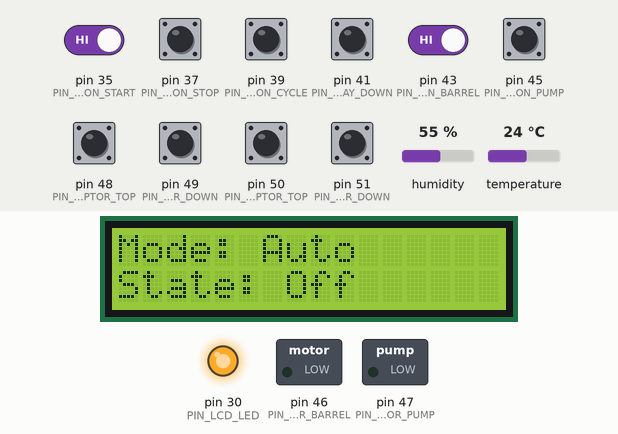
Recording of a sketch running on a simulated Arduino Mega 2560, built with avr-gcc and run on an emulated ATmega2560. On the bench: 16×2 character LCD, switched loads named in the sketch (green lamp = pin HIGH), output pins drawn as LEDs (lit = HIGH). The inputs (shaded band) are chosen by the test bench; at power-on: pin 35 (PIN_BUTTON_START), pin 37 (PIN_BUTTON_STOP), pin 39 (PIN_BUTTON_CYCLE), pin 41 (PIN_BUTTON_LCD_DISPLAY_DOWN), pin 43 (PIN_BUTTON_BARREL), pin 45 (PIN_BUTTON_PUMP), pin 48 (PIN_WATTER_CAPTOR_TOP), pin 49 (PIN_WATTER_CAPTOR_DOWN), pin 50 (PIN_WATTER_SECURITY_CAPTOR_TOP), pin 51 (PIN_WATTER_SECURITY_CAPTOR_DOWN) HIGH, humidity 55 %, temperature 24 °C. Pins used as bus, display or sensor lines are not drawn.

Above: at 1.2 s.
1.3 s: pin 39 (PIN_BUTTON_CYCLE) pulled LOW for 0.15 s
At 2.0 s:
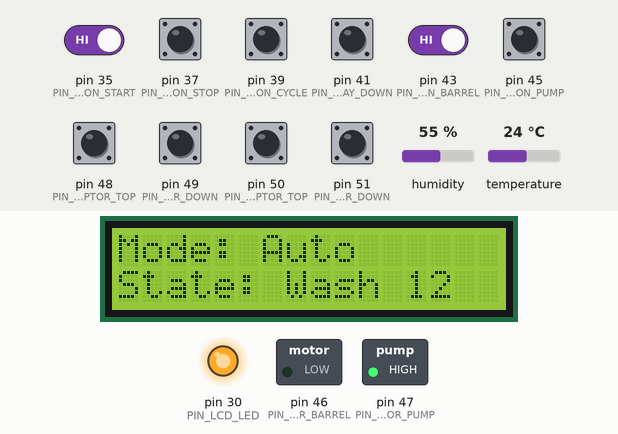
4.8 s: pin 37 (PIN_BUTTON_STOP) pulled LOW for 0.15 s
At 6.2 s:
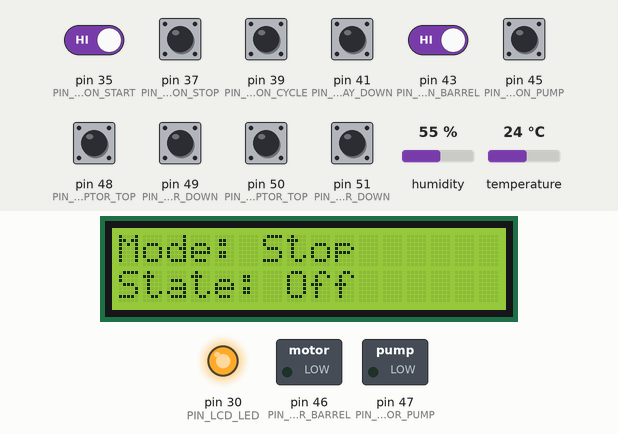
6.5 s: pin 41 (PIN_BUTTON_LCD_DISPLAY_DOWN) pulled LOW for 0.15 s
At 7.1 s:
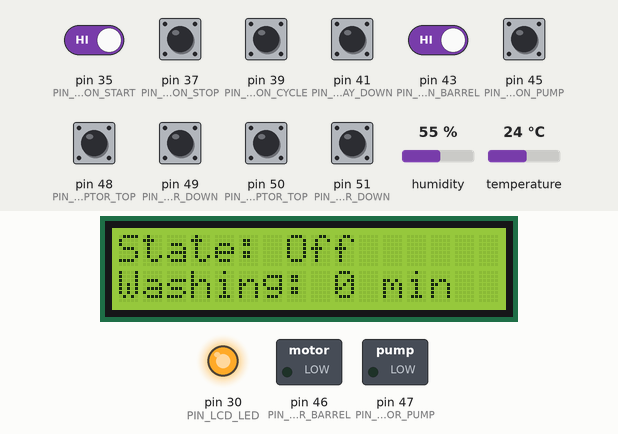
8.1 s: pin 35 (PIN_BUTTON_START) driven LOW and pin 43 (PIN_BUTTON_BARREL) driven LOW
At 9.8 s:
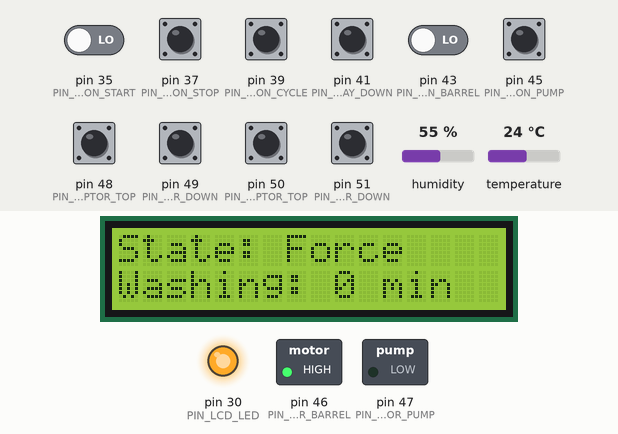
10.1 s: pin 37 (PIN_BUTTON_STOP) pulled LOW for 1 s
At 10.5 s:
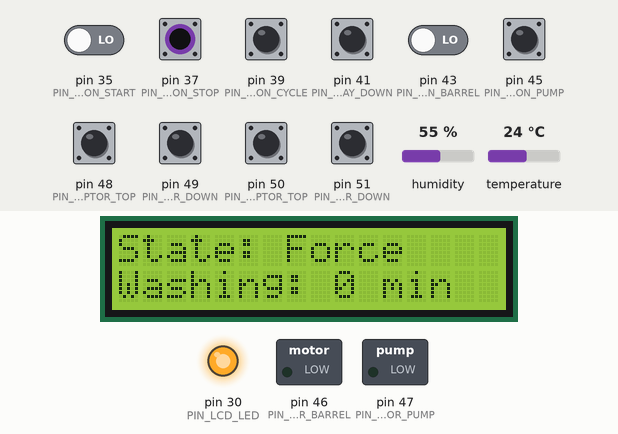
Timing chart, 0 to 13.1 s (numbered marks = the images above; inputs shaded):
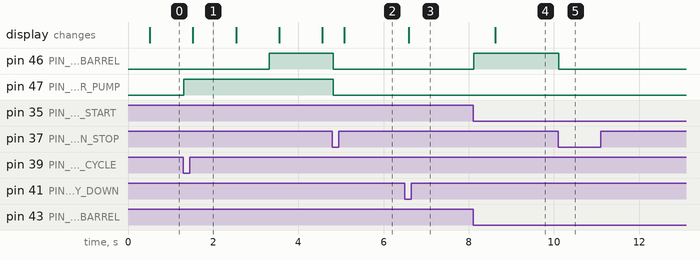

Measured:
- after the input at 1.3 s, pin 46 (PIN_MOTOR_BARREL): LOW → HIGH after 2.0 s; pin 47 (PIN_MOTOR_PUMP): LOW → HIGH at once; the display: changes after 0.22 s (image 1)
- after the input at 4.8 s, pin 46 (PIN_MOTOR_BARREL), pin 47 (PIN_MOTOR_PUMP): HIGH → LOW at once; the display: changes after 0.27 s (image 2)
- after the input at 6.5 s, the display: changes after 0.09 s (image 3)
- after the input at 8.1 s, pin 46 (PIN_MOTOR_BARREL): LOW → HIGH at once; the display: changes after 0.52 s (image 4)
- after the input at 10.1 s, pin 46 (PIN_MOTOR_BARREL): HIGH → LOW at once
- what the display in image 1 shows lasts 1.0 s, from 1.5 s to 2.5 s

The sketch:

fat.ino
```cpp
#include "LiquidCrystal.h" //ajout de la librairie
#include "Bounce2.h"
#include "Settings.h"
#include "PinOutput.h"
#include "Ultrasonic.h"
#include "DHTesp.h"
#include <dht11.h>
#include "Fat.h"


// Create FAT object
Fat fat = Fat();

void setup()
{
  // Init serial consol for debugging
  //Serial.begin(9600);

  // Set the motor pin
  fat.attachMotorBarrel(PIN_MOTOR_BARREL);
  fat.attachMotorPump(PIN_MOTOR_PUMP);

  // Set the button pin
  fat.attachButtonStart(PIN_BUTTON_START, PIN_BUTTON_START_LCD);
  fat.attachButtonStop(PIN_BUTTON_STOP, PIN_BUTTON_STOP_LCD);
  fat.attachButtonForceMotorBarrel(PIN_BUTTON_BARREL, PIN_BUTTON_BARREL_LCD);
  fat.attachButtonForceMotorPump(PIN_BUTTON_PUMP, PIN_BUTTON_PUMP_LCD);
  fat.attachButtonForceWashing(PIN_BUTTON_CYCLE, PIN_BUTTON_CYCLE_LCD);
  fat.attachButtonLCDDisplayDown(PIN_BUTTON_LCD_DISPLAY_DOWN, PIN_BUTTON_LCD_DISPLAY_DOWN_LCD);

  // Set the watter captor pin
  fat.attachCaptorWatter(PIN_WATTER_CAPTOR_TOP, PIN_WATTER_CAPTOR_DOWN);
  fat.attachCaptorWatterSecurity(PIN_WATTER_SECURITY_CAPTOR_TOP, PIN_WATTER_SECURITY_CAPTOR_DOWN);

  // Set the humidity & tempeture pin
  fat.attachTempetureHumidityCaptor(PIN_DHT);

  // Set the LCD pin
  fat.attachLCD(PIN_LCD_RS, PIN_LCD_ENABLE, PIN_LCD_D0, PIN_LCD_D1, PIN_LCD_D2, PIN_LCD_D3, PIN_LCD_D4, PIN_LCD_D5, PIN_LCD_D6, PIN_LCD_D7, PIN_LCD_CONTRAST, PIN_LCD_LED);


  // Set the washing duration
  fat.setWashingDurationInSecond(13);

  // Set the time to wait between two wash
  fat.setWaitTimeBetweenWasingInSecond(30);

  // Set the time to wait after pump run and before barrel move
  fat.setWaitTimePumpInSecond(2);

  // Set the time to wait before start clean cycle to avoid captor issue
  fat.setWaitTimeForceWashingCycleInMinute(180);

  // Set the time to wait before start clean cycle when tempeture is under than 0.
  fat.setWaitTimeForceWashingCycleFreezeInMinute(60);

}

void loop()
{

  // Run the FAT
  fat.run();
  //fat.debug();
  //delay(2000);

}
```

Fat.cpp
```cpp
#include "Arduino.h"
#include "Fat.h"
#include "Bounce2.h"
#include "PinOutput.h"
#include "LiquidCrystal.h"
#include "DHTesp.h"
#include "timer.h"
#include "duration.h"


/**
 * Constructor
 */
Fat::Fat()
{

  // Button
  _buttonStart = Bounce();
  _buttonStop = Bounce();
  _buttonForceMotorBarrel = Bounce();
  _buttonForceMotorPump = Bounce();
  _buttonForceWash = Bounce();
  _buttonLCDDisplayDown = Bounce();

  // Watter Captor
  _captorWatterTop = Bounce();
  _captorWatterDown = Bounce();
  _captorWatterSecurityTop = Bounce();
  _captorWatterSecurityDown = Bounce();

  // Humidity & tempture captor
  _captorTempetureHumidity = DHTesp();

  // output
  _motorBarrel = PinOutput();
  _motorPump = PinOutput();
  _buttonStartLed = PinOutput();
  _buttonStopLed = PinOutput();
  _buttonForceMotorBarrelLed = PinOutput();
  _buttonForceMotorPumpLed = PinOutput();
  _buttonForceWashLed = PinOutput();
  _buttonLCDDisplayDownLed = PinOutput();
  _lcdContrast = PinOutput();
  _lcdLed = PinOutput();

  // Variable init
  _isWashing = false;
  _isForceMotorPump = false;
  _isForceMotorBarrel = false;
  _isModeAuto = true;
  _isSecurity = false;
  _isLedLight = true;
  _messagePosition = 0;
  _waitTimeForceWashingCycle = 180;
  _waitTimeForceWashingCycleFreeze = 60;
  _humidityValue = 0;
  _tempetureValue = 0;

  // Timers
  _timerWash = Timer();
  _timerWash.setTimerInSecond(30);
  _timerWaitBetweenWash = Timer();
  _timerWaitBetweenWash.setTimerInSecond(60);
  _timerWaitPump = Timer();
  _timerWaitPump.setTimerInSecond(10);
  _timerLCDRefresh = Timer();
  _timerLCDRefresh.setTimerInMilli(LCD_REFRESH_MILLIS);
  _timerCaptorHumidityRefresh = Timer();
  _timerCaptorHumidityRefresh.setTimerInMilli(CAPTOR_TEMP_HUMIDITY_REFRESH_MILLIS);
  _timerLedLightDuration = Timer();
  _timerLedLightDuration.setTimerInSecond(60);
  // Start timer
  _timerCaptorHumidityRefresh.start();
  _timerLCDRefresh.start();
  _timerLedLightDuration.start();

  // Durations
  _durationWash = Duration();
  _durationWash.start();

}

/**
 * Attach the motor barrel pin for output
 */
void Fat::attachMotorBarrel(uint8_t pin){
  _motorBarrel.attach(pin);
}

/**
 * Attach the motor pump pin for output
 */
void Fat::attachMotorPump(uint8_t pin){
  _motorPump.attach(pin);
}


/**
 * Attach the start button pin
 */
void Fat::attachButtonStart(uint8_t pin, uint8_t pinLed) {
  _buttonStart.attach(pin, INPUT_PULLUP);
  _buttonStartLed.attach(pinLed);
}

/**
 * Attach the stop button pin
 */
void Fat::attachButtonStop(uint8_t pin, uint8_t pinLed) {
  _buttonStop.attach(pin, INPUT_PULLUP);
  _buttonStopLed.attach(pinLed);
}

/**
 * Attach the pin of the force start motor barrel button
 */
void Fat::attachButtonForceMotorBarrel(uint8_t pin, uint8_t pinLed) {
  _buttonForceMotorBarrel.attach(pin, INPUT_PULLUP);
  _buttonForceMotorBarrelLed.attach(pinLed);
 }

/**
 * Attach the pin of the force start motor pump button
 */
void Fat::attachButtonForceMotorPump(uint8_t pin, uint8_t pinLed) {
  _buttonForceMotorPump.attach(pin, INPUT_PULLUP);
  _buttonForceMotorPumpLed.attach(pinLed);
 }

/**
 * Attach the pin of force washing button
 * The washing during one cycle
 */
void Fat::attachButtonForceWashing(uint8_t pin, uint8_t pinLed) {
  _buttonForceWash.attach(pin, INPUT_PULLUP);
  _buttonForceWashLed.attach(pinLed);
}

/**
 * Attach the pin to down message on LCD display
 */
void Fat::attachButtonLCDDisplayDown(uint8_t pin, uint8_t pinLed) {
  _buttonLCDDisplayDown.attach(pin, INPUT_PULLUP);
  _buttonLCDDisplayDownLed.attach(pinLed);
}

/**
 * Attach the 2 pin of the normal watter captor (the higher)
 */
void Fat::attachCaptorWatter(uint8_t pinCaptorTop, uint8_t pinCaptorDown) {
  _captorWatterTop.attach(pinCaptorTop, INPUT_PULLUP);
  _captorWatterDown.attach(pinCaptorDown, INPUT_PULLUP);
}

/**
 * Attach the 2 pin of the security watter captor (the lower)
 */
void Fat::attachCaptorWatterSecurity(uint8_t pinCaptorTop, uint8_t pinCaptorDown) {
  _captorWatterSecurityTop.attach(pinCaptorTop, INPUT_PULLUP);
  _captorWatterSecurityDown.attach(pinCaptorDown, INPUT_PULLUP);
}

/**
 * Attach the LCD pin to display on LCD
 */
void Fat::attachLCD(uint8_t pinRS, uint8_t pinEnable, uint8_t pinD0, uint8_t pinD1, uint8_t pinD2, uint8_t pinD3, uint8_t pinD4, uint8_t pinD5, uint8_t pinD6, uint8_t pinD7, uint8_t pinContrast, uint8_t pinLed) {
  _lcd = LiquidCrystal(pinRS, pinEnable, pinD0, pinD1, pinD2, pinD3, pinD4, pinD5, pinD6, pinD7);
  _lcdLed.attach(pinLed);
  _lcdContrast.attach(pinContrast);

  _lcdLed.toUp();
  _lcdContrast.toUp();
  _lcd.begin(16, 2); // règle la taille du LCD : 16 colonnes et 2 lignes
  _lcd.display();
}

/**
 * Attach the DHT11 captor
 */
void Fat::attachTempetureHumidityCaptor(uint8_t pin) {
  _captorTempetureHumidity.setup(pin, DHTesp::DHT11);
}

/**
 * Start the barrel motor
 */
void Fat::_startMotorBarrel() {
  _motorBarrel.toUp();
}

/**
 * Stop the barrel motor
 */
void Fat::_stopMotorBarrel() {
  _motorBarrel.toDown();
}

/**
 * Start the pump motor
 */
void Fat::_startMotorPump() {
  _motorPump.toUp();
}

/**
 * Stop the pump motor
 */
void Fat::_stopMotorPump() {
  _motorPump.toDown();
}

/**
 * Start the washing
 * The waching continue during _wachingDurationInSecond (30 seconds per default)
 * When it wash, the pump motor and the pump barrel run in the same time
 */
void Fat::_wash() {

  // Washing is finished
  if(_timerWash.isJustFinished()) {
    _stopMotorPump();
    _stopMotorBarrel();
    _isWashing = false;
    _durationWash.start();
    _timerWaitBetweenWash.start();
  }
  // Washing is not yet running
  else if(_timerWash.isFinished()) {
  // Start new washing cycle
    _timerWash.start();
    _timerWaitPump.start();
    _durationWash.stop();
    _startMotorPump();
    _isWashing = true;
  }

  // Need start barrel
  if(_timerWaitPump.isJustFinished()) {
       _startMotorBarrel();
  }
}

void Fat::displayMessage() {


  // Manage position
  if(_buttonLCDDisplayDown.fell()) {
    if(_messagePosition < (NUMBER_MESSAGE_LCD -1)) {
      _messagePosition++;
    }
    else {
      _messagePosition = 0;
    }
  }

  // Compose all messages
  char mode[30] = "";
  char state[30] = "";
  char end_message[30] = "";

  if (_isModeAuto) {
    if(_timerWaitBetweenWash.isRun()) {
      sprintf(mode, "%s %d", "Auto", _timerWaitBetweenWash.getCurrentValueInSecond());
    }
    else {
      sprintf(mode, "%s", "Auto");
    }
  }

  if (_isForceMotorPump) {
    sprintf(mode, "%s", "F Pump");
    sprintf(state, "%s", "Force");
  }

  if (_isForceMotorBarrel) {
    sprintf(mode, "%s", "F Barrel");
    sprintf(state, "%s", "Force");
  }

  if (!_isModeAuto && !_isForceMotorPump && !_isForceMotorBarrel) {
    sprintf(mode, "%s", "Stop");
  }

  if (_isSecurity) {
    sprintf(state, "%s", "Security");
  }

  if (_isWashing) {
    sprintf(state, "Wash %d", _timerWash.getCurrentValueInSecond());
  }

  if (!_isSecurity && !_isWashing && !_isForceMotorPump && !_isForceMotorBarrel) {
    sprintf(state, "%s", "Off");
  }

  sprintf(_message[0], "Mode: %s", mode);
  sprintf(_message[1], "State: %s", state);
  sprintf(_message[2], "Washing: %d min", _durationWash.getCurrentValueInMinute());
  sprintf(_message[3], "Last: %d min", _durationWash.getLastValueFromHistoryInMinute());
  sprintf(_message[4], "Avg: %d min", _durationWash.getAvgFromHistoryInMinute());
  sprintf(_message[5], "Tempeture: %d", _tempetureValue);
  sprintf(_message[6], "Humidity: %d", _humidityValue);
  sprintf(_message[7], "Captor1 T: %d", !_captorWatterTop.read());
  sprintf(_message[8], "Cpator1 D: %d", _captorWatterDown.read());
  sprintf(_message[9], "Captor2 T: %d", !_captorWatterSecurityTop.read());
  sprintf(_message[10], "Captor2 D: %d", _captorWatterSecurityDown.read());

  // Display message
  if(_timerLCDRefresh.isJustFinished()) {
    _lcd.clear();
    _lcd.print(_message[_messagePosition]);

    _lcd.setCursor(0, 1);
    if(_messagePosition < (NUMBER_MESSAGE_LCD -1)) {
      _lcd.print(_message[_messagePosition + 1]);
    }
    else {
       _lcd.print(end_message);
    }

    // Run timer again
    _timerLCDRefresh.start();

  }

}

/**
 * The main function that check if fonction is needed depend to button or captor
 */
void Fat::run() {

  _updateInputState();
  _manageLed();
  displayMessage();

  // Check if stop all is needed
  if (_buttonStop.fell() == true) {
     _isModeAuto = false;
     _stopMotorPump();
     _stopMotorBarrel();
     _isWashing = false;
  }


  // Check if force pump is needed
  if (_buttonForceMotorPump.fell()){
    _isForceMotorPump = true;
    _startMotorPump();

  }

  // Check if force pump is finished
  if (_buttonForceMotorPump.rose()){
    _stopMotorPump();
    _isForceMotorPump = false;
  }

  // Check if force barrel is needed
  if (_buttonForceMotorBarrel.fell()){
    _isForceMotorBarrel = true;
    _startMotorBarrel();
  }

  // Check if force barrel is finished
  if (_buttonForceMotorBarrel.rose()){
    _isForceMotorBarrel = false;
    _stopMotorBarrel();
  }

  // Check if force washing is needed
  if (_buttonForceWash.fell() && _isModeAuto) {
    _wash();
  }

  // Check if auto mode is needed
  if (_buttonStart.fell()) {
    _isModeAuto = true;
  }


  // Check if auto mode can running
  if (_isModeAuto && !_isForceMotorBarrel && !_isForceMotorPump) {

    // Check the captor state only if washing is not already started
    if (_isWashing) {
      _wash();
    }
    else {

      // Check the security captor state
      if (_captorWatterSecurityDown.read() == LOW) {
        _stopMotorPump();
        _stopMotorBarrel();
        _isSecurity = true;
      }
      else {
        _isSecurity = false;
        if ((_captorWatterTop.rose() || _captorWatterDown.fell() || _captorWatterSecurityTop.rose()) && (_timerWaitBetweenWash.isFinished())) {
          _wash();
        }

        // Check if we need to force washing cycle because a long time without clean and the impact of tempeture
        if(_tempetureValue < 0) {
          // Tempeture is under 0 we force small cycle
          if(_durationWash.getCurrentValueInMinute() >= _waitTimeForceWashingCycleFreeze) {
            _wash();
          }
        }
        else {
          // Tempeture is bigger than 0, wee force normal cycle
          if(_durationWash.getCurrentValueInMinute() >= _waitTimeForceWashingCycle) {
            _wash();
          }
        }
      }
    }
  }
}

/**
 * Permit to set the duration of washing cycle in second
 * Default to 30s
 */
void Fat::setWashingDurationInSecond(int duration) {
  _timerWash.setTimerInSecond(duration);
}

/**
 * Permit to set duration to wait between washing in second.
 * It's to avoid to wash continuously.
 */
void Fat::setWaitTimeBetweenWasingInSecond(int duration) {
  _timerWaitBetweenWash.setTimerInSecond(duration);
}


/**
 * Permit to set duration to start pump before barrel in second.
 * It's permit to have water before barrel move.
 */
void Fat::setWaitTimePumpInSecond(int duration) {
  _timerWaitPump.setTimerInSecond(duration);
}


/**
 * Permit to set the time to wait before lauch clean cycle.
 */
void Fat::setWaitTimeForceWashingCycleInMinute(int duration) {
  _waitTimeForceWashingCycle = duration;
}

/**
 * Permit to set the time to wait before lauch clean cycle when it frozen.
 */
void Fat::setWaitTimeForceWashingCycleFreezeInMinute(int duration) {
  _waitTimeForceWashingCycleFreeze = duration;
}

/**
 * Permit to update the buttons state
 */
void Fat::_updateInputState() {

  _buttonStart.update();
  _buttonStop.update();
  _buttonForceMotorBarrel.update();
  _buttonForceMotorPump.update();
  _buttonForceWash.update();
  _buttonLCDDisplayDown.update();
  _captorWatterTop.update();
  _captorWatterDown.update();
  _captorWatterSecurityTop.update();
  _captorWatterSecurityDown.update();

  _timerWash.update();
  _timerWaitBetweenWash.update();
  _timerWaitPump.update();
  _timerLCDRefresh.update();
  _timerCaptorHumidityRefresh.update();
  _timerLedLightDuration.update();
  _durationWash.update();

  // Update tempeture and humidity value
  if(_timerCaptorHumidityRefresh.isJustFinished()) {
    _tempetureValue = (int)_captorTempetureHumidity.getTemperature();
    _humidityValue = (int)_captorTempetureHumidity.getHumidity();
    _timerCaptorHumidityRefresh.start();
  }
}

/**
 * Permit to manage all led (button and lcd)S
 */
void Fat::_manageLed() {

  // Comptute the led state
  if (_buttonStart.fell() || _buttonStop.fell() || _buttonForceMotorBarrel.fell() || _buttonForceMotorPump.fell() || _buttonForceWash.fell() || _buttonLCDDisplayDown.fell()) {
    _timerLedLightDuration.start();
    _isLedLight = true;
  }

  if (_timerLedLightDuration.isJustFinished()) {
    _isLedLight = false;
  }

  if(_isLedLight) {
    _buttonStartLed.toUp();
    _buttonStopLed.toUp();
    _buttonForceMotorBarrelLed.toUp();
    _buttonForceMotorPumpLed.toUp();
    _buttonForceWashLed.toUp();
    _buttonLCDDisplayDownLed.toUp();
    _lcdLed.toUp();
    _lcd.display();
  }
  else{
    _buttonStartLed.toDown();
    _buttonStopLed.toDown();
    _buttonForceMotorBarrelLed.toDown();
    _buttonForceMotorPumpLed.toDown();
    _buttonForceWashLed.toDown();
    _buttonLCDDisplayDownLed.toDown();
    _lcdLed.toDown();
    _lcd.noDisplay();
  }
}

/**
 * Permit to display debug values
 */
void Fat::debug(){

  // Display debug message
  _lcd.setCursor(0,0);
  char debug[16] = "DEBUG";
  _lcd.print(debug);


  Serial.println(_message[0]);
  Serial.println(_message[1]);
  Serial.println(_message[2]);
  Serial.println(_message[3]);
  Serial.println(_message[4]);
  Serial.println(_message[5]);
  Serial.println(_message[6]);
  Serial.println(_message[7]);
  Serial.println(_message[8]);
  Serial.println(_message[9]);
  Serial.println(_message[10]);
  Serial.println(_durationWash.getCurrentValueInSecond());
  Serial.println(_durationWash.getLastValueFromHistoryInSecond());
  Serial.println(_durationWash.getAvgFromHistoryInSecond());

}
```

PinOutput.cpp
```cpp
#include "Arduino.h"
#include "PinOutput.h"

PinOutput::PinOutput()
{
  _pin = 0;
  _state = false;
}

void PinOutput::attach(uint8_t pin) {
  _pin = pin;
  pinMode(_pin, OUTPUT);
}

void PinOutput::toUp() {
  digitalWrite(_pin, true);
  _state = true;
}

void PinOutput::toDown() {
  digitalWrite(_pin, false);
  _state = false;
}

bool PinOutput::state() {
  return _state;
}
```

PinOutput.h
```cpp
#ifndef PinOutput_h
#define PinOutput_h

#include "Arduino.h"

class PinOutput
{
  public:
    PinOutput();
    void attach(uint8_t pin);
    void toUp();
    void toDown();
    bool state();
  private:
    uint8_t _pin;
    bool _state;
};

#endif
```

duration.h
```cpp
#ifndef Duration_h
#define Duration_h

#include "Arduino.h"

#define HISTORY_SIZE 10

class Duration
{
  public:
    Duration();
    void start();
    void stop();
    void update();
    unsigned long getCurrentValueInMilli();
    unsigned long getCurrentValueInSecond();
    unsigned long getCurrentValueInMinute();
    unsigned long getAvgFromHistoryInMilli();
    unsigned long getAvgFromHistoryInSecond();
    unsigned long getAvgFromHistoryInMinute();
    unsigned long getLastValueFromHistoryInMilli();
    unsigned long getLastValueFromHistoryInSecond();
    unsigned long getLastValueFromHistoryInMinute();

  private:
    unsigned long _currentTime;
    unsigned long _historyInMilli[HISTORY_SIZE];
    unsigned int _currentPositionInHistory;
    unsigned int _historySize;
    unsigned long _currentDurationInMilli;
    unsigned long _avgInMilli;
    bool _isRun;
    bool _isFirst;
};

#endif
```

timer.h
```cpp
#ifndef Timer_h
#define Timer_h

#include "Arduino.h"

class Timer
{
  public:
    Timer();
    void setTimerInSecond(unsigned long time);
    void setTimerInMilli(unsigned long time);
    unsigned long getCurrentValueInSecond();
    unsigned long getCurrentValueInMilli();
    bool isJustFinished();
    bool isRun();
    bool isFinished();
    void start();
    void update();
  private:
    unsigned long _currentTime;
    unsigned long _timerValue;
    bool _run;
    bool _justFinished;
    long _currentTimer;
};

#endif
```

Source omitted: Fat.h (3094 bytes), duration.cpp (2617 bytes), timer.cpp (1076 bytes), Settings.h (1772 bytes)
